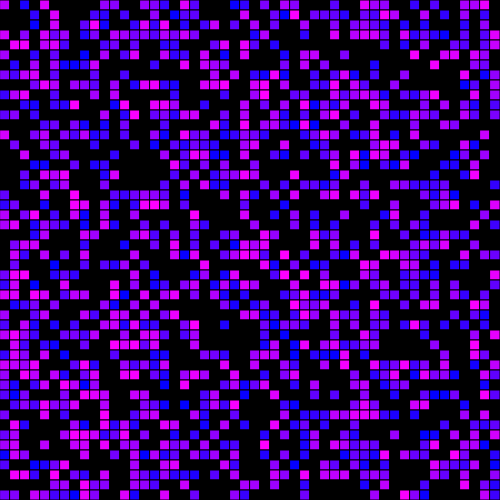
Frame 1 (no input)
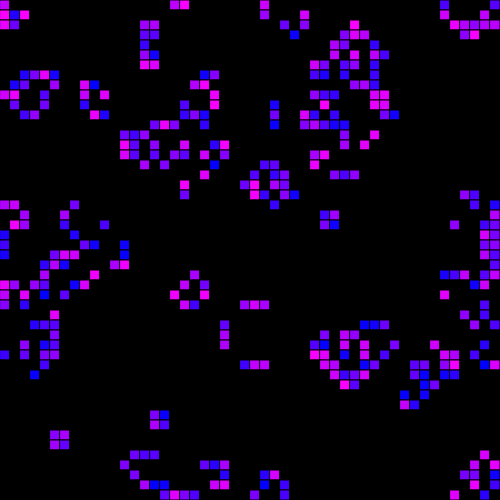
Frame 60 (no input)
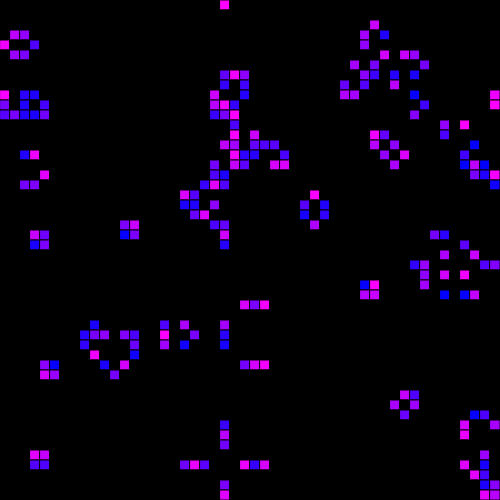
Frame 120 (the mouse pressed at the canvas centre since frame 60)

The p5.js sketch that drew these frames (run headless with seeded random() and noise() and a simulated clock; from frame 60 on, the mouse is pressed at the canvas centre):

// p5.js sketch
// ── sketch.js
let cellSize = 10;
let numRows, numCols;
let grid, nextGrid;

function setup() {
  createCanvas(500, 500);
  numRows = height / cellSize;
  numCols = width / cellSize;
  grid = new Array(numRows);
  nextGrid = new Array(numRows);
  for (let i = 0; i < numRows; i++) {
    grid[i] = new Array(numCols);
    nextGrid[i] = new Array(numCols);
    for (let j = 0; j < numCols; j++) {
      grid[i][j] = floor(random(2));
      nextGrid[i][j] = 0;
    }
  }
}

function draw() {
  background(255);
  drawGrid();
  updateGrid();
}

function drawGrid() {
  for (let i = 0; i < numRows; i++) {
    for (let j = 0; j < numCols; j++) {
      if (grid[i][j] === 1) {
        fill(random(255), 0, 255);
      } else {
        fill(0);
      }
      rect(j * cellSize, i * cellSize, cellSize, cellSize);
    }
  }
}

function updateGrid() {
  for (let i = 0; i < numRows; i++) {
    for (let j = 0; j < numCols; j++) {
      let neighbors = countNeighbors(i, j);
      if (grid[i][j] === 1 && (neighbors === 2 || neighbors === 3)) {
        nextGrid[i][j] = 1;
      } else if (grid[i][j] === 0 && neighbors === 3) {
        nextGrid[i][j] = 1;
      } else {
        nextGrid[i][j] = 0;
      }
    }
  }
  let temp = grid;
  grid = nextGrid;
  nextGrid = temp;
}

function countNeighbors(row, col) {
  let count = 0;
  for (let i = -1; i <= 1; i++) {
    for (let j = -1; j <= 1; j++) {
      let r = (row + i + numRows) % numRows;
      let c = (col + j + numCols) % numCols;
      count += grid[r][c];
    }
  }
  count -= grid[row][col];
  return count;
}
